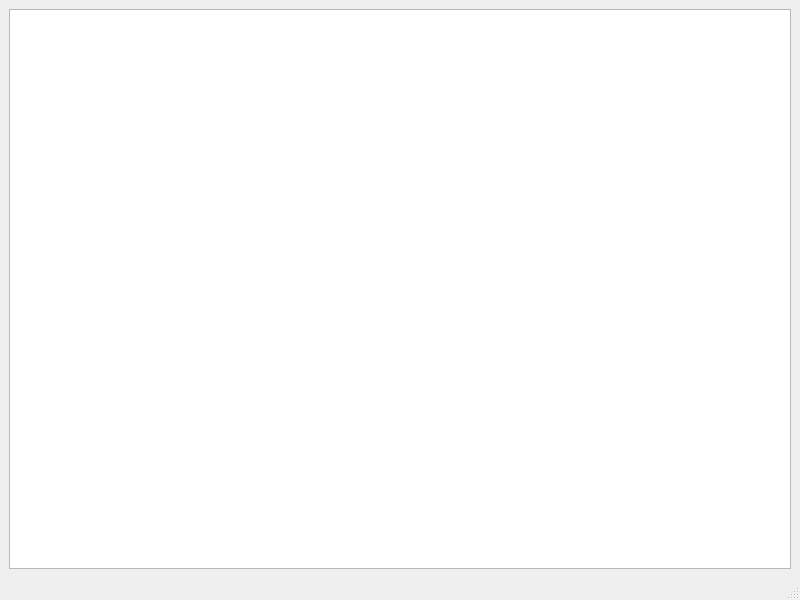
<?xml version="1.0" encoding="UTF-8"?>
<ui version="4.0">
 <class>texteditor</class>
 <widget class="QMainWindow" name="texteditor">
  <property name="geometry">
   <rect>
    <x>0</x>
    <y>0</y>
    <width>800</width>
    <height>600</height>
   </rect>
  </property>
  <property name="windowTitle">
   <string>texteditor</string>
  </property>
  <widget class="QWidget" name="centralwidget">
   <layout class="QGridLayout" name="gridLayout">
    <item row="0" column="0">
     <widget class="QTextEdit" name="textEdit"/>
    </item>
   </layout>
  </widget>
  <widget class="QMenuBar" name="menubar">
   <property name="geometry">
    <rect>
     <x>0</x>
     <y>0</y>
     <width>800</width>
     <height>23</height>
    </rect>
   </property>
  </widget>
  <widget class="QStatusBar" name="statusbar"/>
  <action name="New">
   <property name="text">
    <string>新建(N)</string>
   </property>
   <property name="shortcut">
    <string>Ctrl+N</string>
   </property>
  </action>
  <action name="Open_file">
   <property name="text">
    <string>打开(O)</string>
   </property>
   <property name="toolTip">
    <string>打开(O)</string>
   </property>
   <property name="shortcut">
    <string>Ctrl+O</string>
   </property>
  </action>
  <action name="save">
   <property name="text">
    <string>保存(s)</string>
   </property>
   <property name="toolTip">
    <string>保存(s)</string>
   </property>
   <property name="shortcut">
    <string>Ctrl+S</string>
   </property>
  </action>
 </widget>
 <resources/>
 <connections/>
</ui>
